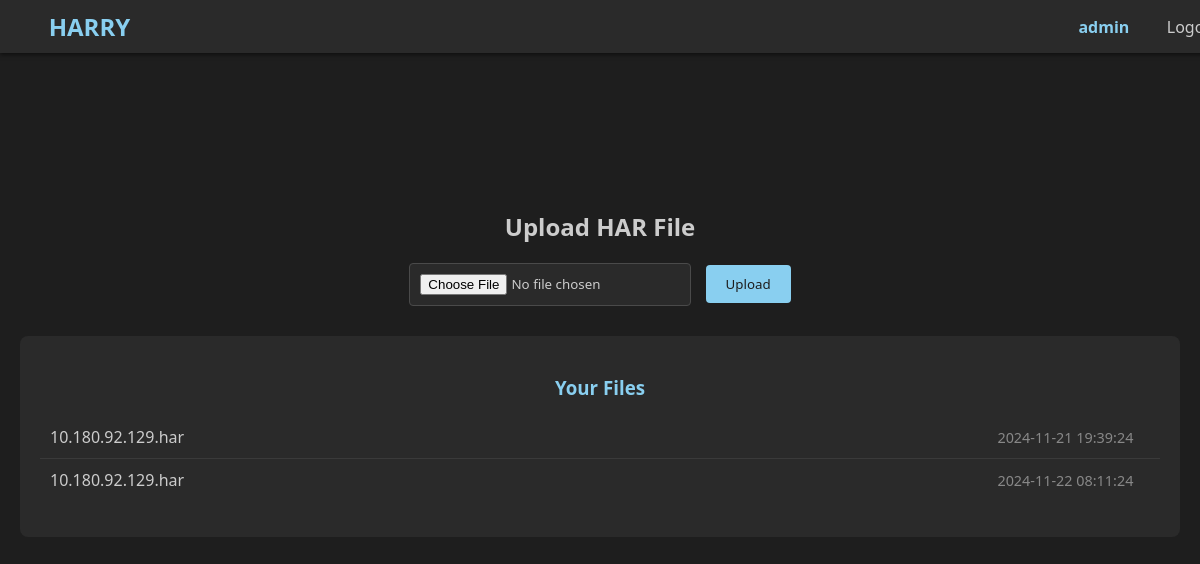
Page / (signed in) on the earlier database version.
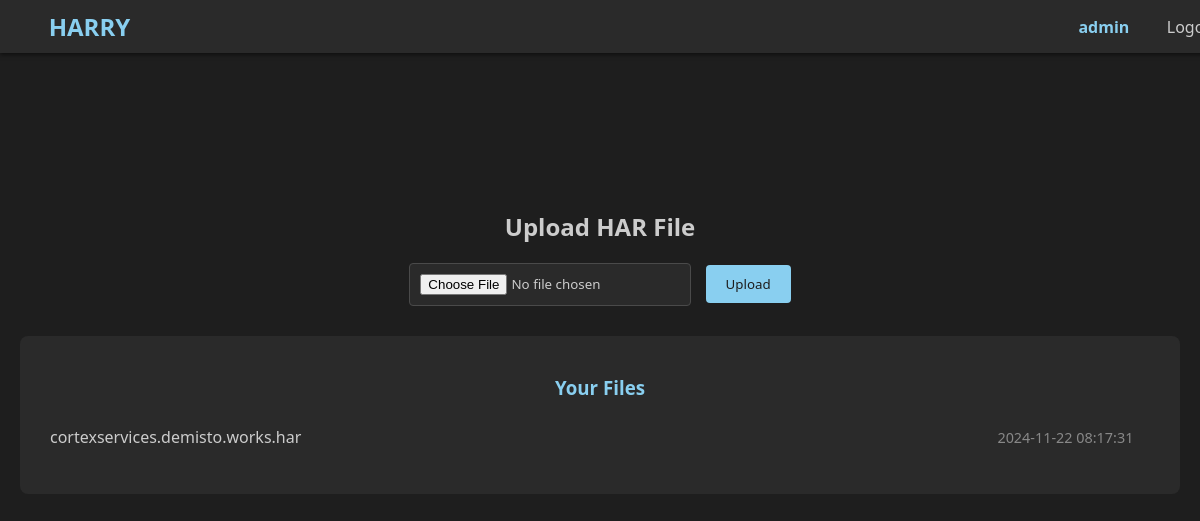
Same page on the later database version.
### models.py (models this page shows, shortened)
class User(UserMixin, db.Model):
    id = db.Column(db.Integer, primary_key=True)
    username = db.Column(db.String(80), unique=True, nullable=False)
    email = db.Column(db.String(120), unique=True, nullable=False)
    password_hash = db.Column(db.String(128))
    har_files = db.relationship('HARFile', backref='user', lazy=True)

class HARFile(db.Model):
    id = db.Column(db.Integer, primary_key=True)
    filename = db.Column(db.String(255), nullable=False)
    upload_date = db.Column(db.DateTime, nullable=False, default=datetime.utcnow)
    user_id = db.Column(db.Integer, db.ForeignKey('user.id'), nullable=False)

### app.py (the view, shortened to what this page needs)
@app.route('/', methods=['GET', 'POST'])
@login_required
def upload_file():
    user_files = get_user_files(current_user.id)
    return render_template('upload.html', app_name='HARRY', files=user_files)

### app.py (called while the page is built)
@login_manager.user_loader
def load_user(user_id):
    return User.query.get(int(user_id))

def get_user_files(user_id):
    return HARFile.query.filter_by(user_id=user_id).all()

### templates/upload.html
{% extends "base.html" %}
{% block content %}
<div class="upload-container">
    <h2>Upload HAR File</h2>
    <form method="post" enctype="multipart/form-data">
        <input type="file" name="harfile" accept=".har" aria-label="Upload HAR File" required>
        <input type="submit" value="Upload">
    </form>
    {% if files %}
    <div class="files-list">
        <h3>Your Files</h3>
        <ul id="files-list">
            {% for file in files %}
            <li>
                <a href="{{ url_for('requests_page', filename=file.filename) }}">
                    {{ file.filename }}
                </a>
                <div class="file-actions">
                    <span class="upload-date">{{ file.upload_date.strftime('%Y-%m-%d %H:%M:%S') }}</span>
                    <i class="fas fa-trash delete-btn"
                   data-filename="{{ file.filename }}"
                   title="Delete file"></i>
                </div>
            </li>
            {% endfor %}
        </ul>
    </div>
    {% endif %}</div>
{% endblock %}

### templates/base.html (shortened to what this page needs)
<!DOCTYPE html>
<html lang="en">
<head>
    <link rel="stylesheet" href="{{ url_for('static', filename='css/style.css') }}">
    <link href="https://cdnjs.cloudflare.com/ajax/libs/prism/1.29.0/themes/prism-okaidia.min.css" rel="stylesheet" />
    <link rel="stylesheet" href="https://cdnjs.cloudflare.com/ajax/libs/font-awesome/6.4.0/css/all.min.css">
</head>
<body>
    <header>
        <div class="header-left">
            <h1>
                <i class="fas fa-glasses"></i>
                <a href="{{ url_for('upload_file') }}">{{ app_name }}</a>
            </h1>
        </div>
        {% if current_user.is_authenticated %}
        <div class="header-right">
            <span class="username">{{ current_user.username }}</span>
            <a href="{{ url_for('logout') }}" class="logout-btn">
                <i class="fas fa-sign-out-alt"></i> Logout
            </a>
        </div>
        {% endif %}
    </header>
    <div class="container">
        {% block content %}{% endblock %}
    </div>
</body>
</html>

### static/css/style.css (style rules this page uses)
body { font-family: 'Segoe UI', Tahoma, Geneva, Verdana, sans-serif; background-color: #1E1E1E; color: #CCCCCC; margin: 0; padding-top: 60px; }
.container { margin: 20px; }
header { position: fixed; top: 0; width: 100%; background-color: #2A2A2A; padding: 10px 20px; box-shadow: 0 2px 4px rgba(0,0,0,0.5); z-index: 1000; display: flex; align-items: center; }
.header-left h1 { margin: 0; font-size: 1.5em; display: flex; align-items: center; }
.header-left h1 a { text-decoration: none; color: #89CFF0; }
.header-left h1 i { color: #89CFF0; margin-right: 10px; }
.upload-container { text-align: center; margin-top: 150px; }
.upload-container h2 { color: #CCCCCC; }
form { margin-top: 20px; }
input[type="file"] { padding: 10px; border: 1px solid #4A4A4A; border-radius: 4px; background-color: #2A2A2A; color: #CCCCCC; margin-right: 10px; }
input[type="submit"] { padding: 10px 20px; background-color: #89CFF0; color: #1E1E1E; border: none; border-radius: 4px; cursor: pointer; transition: background-color 0.3s ease; }
input, select, button { font-family: 'Segoe UI', Tahoma, Geneva, Verdana, sans-serif; background-color: #3A3A3A; color: #CCCCCC; border: 1px solid #4A4A4A; padding: 8px; border-radius: 4px; }
.files-list { margin-top: 30px; background-color: #2A2A2A; padding: 20px; border-radius: 8px; }
.files-list h3 { color: #89CFF0; margin-bottom: 15px; }
.files-list ul { list-style: none; padding: 0; }
.files-list li { padding: 10px; border-bottom: 1px solid #3A3A3A; display: flex; justify-content: space-between; align-items: center; }
.files-list li:last-child { border-bottom: none; }
.files-list a { color: #CCCCCC; text-decoration: none; }
.upload-date { color: #888888; font-size: 0.9em; }
.header-right { margin-left: auto; display: flex; align-items: center; gap: 20px; }
.username { color: #89CFF0; font-weight: bold; }
.logout-btn { color: #CCCCCC; text-decoration: none; display: flex; align-items: center; gap: 5px; transition: color 0.3s ease; }
.delete-btn { color: #FF6961; cursor: pointer; transition: color 0.3s ease; }

Differences in the rows shown:
removed HARFile: filename "10.180.92.129.har", upload_date "2024-11-21 19:39:24"
removed HARFile: filename "10.180.92.129.har", upload_date "2024-11-22 08:11:24"
added HARFile: filename "cortexservices.demisto.works.har", upload_date "2024-11-22 08:17:31"
